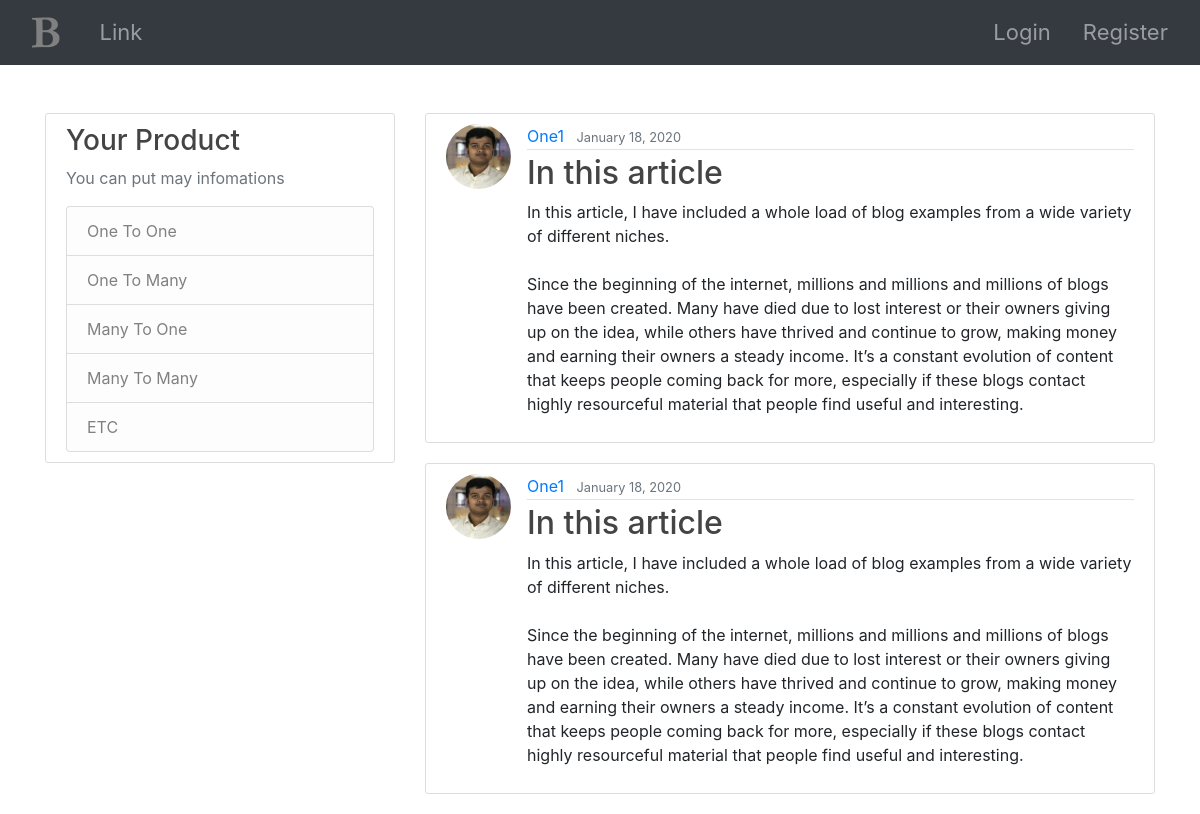
Before: / with the older database file.
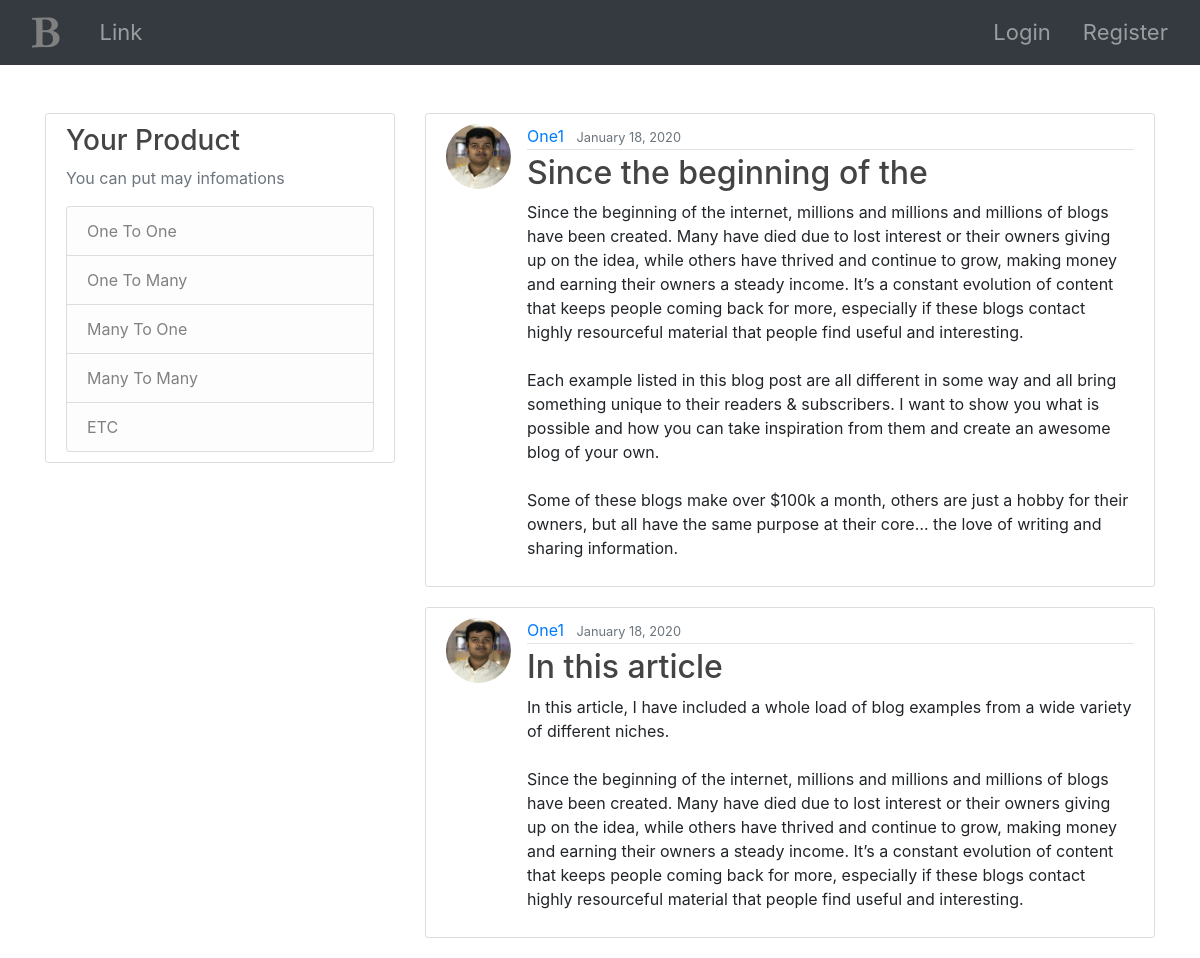
After: the same page with the newer database file.
### bdBlog/models.py (models this page shows, shortened)
class Post(models.Model):
    title = models.CharField(max_length=222)
    context = models.TextField()
    data_field = models.DateTimeField(auto_now_add=True)
    author = models.ForeignKey(User,on_delete=models.CASCADE)

### users/models.py (models this page shows, shortened)
class Profile(models.Model):
    user = models.OneToOneField(User, on_delete=models.CASCADE)
    image = models.ImageField(default='default.png', upload_to='profile_pics')

### bdBlog/views.py (the view)
# urls.py: path('', views.PostListView.as_view(),name ='home'),
class PostListView(ListView):
    model = Post
    template_name = 'home/home.html'
    context_object_name = 'posts'
    ordering = ['-data_field']
    paginate_by = 2

### templates/home/home.html (shortened to what this page needs)
{% extends 'base.html' %}
{% block content %}
    {% for post in posts %}
        <article class="media content-section">
            <img class="rounded-circle article-img" src="{{ post.author.profile.image.url }}">
            <div class="media-body">
                <div class="article-metadata">
                    <a class="mr-2" href="#">{{ post.author }}</a>
                    <small class="text-muted">{{ post.data_field|date:"F d, Y" }}</small>
                </div>
                <h2><a class="article-title" href="{% url 'detail' post.id %}">{{ post.title }}</a></h2>
                <p class="article-content">{{ post.context }}</p>
            </div>
        </article>
    {% endfor %}
{% endblock %}
{% block second_content %}
    <div class="content-section">
        <h3>Your Product</h3>
        <p class="text-muted"> You can put may infomations</p>
        <ul class="list-group">
            <li class="list-group-item list-group-item-light"> One To One </li>
            <li class="list-group-item list-group-item-light"> One To Many </li>
            <li class="list-group-item list-group-item-light"> Many To One </li>
            <li class="list-group-item list-group-item-light"> Many To Many </li>
            <li class="list-group-item list-group-item-light"> ETC </li>
        </ul>
    </div>
{% endblock %}

Changed rows visible on the page:
no longer on this page (row unchanged): Post: author.profile.image (picture), author "One1", data_field "January 18, 2020", title "In this article", context "In this article, I have included a whole load of blog examples from a wide variety of different niches. Since the beginning of the internet, millions and millions and millions of blogs have been created. Many have died due to lost interest or their owners giving up on the idea, while others have thrived and continue to grow, making money and earning their owners a steady income. It’s a constant evolution of content that keeps people coming back for more, especially if these blogs contact highly resourceful material that people find useful and interesting."
added Post: author.profile.image (picture), author "One1", data_field "January 18, 2020", title "Since the beginning of the", context "Since the beginning of the internet, millions and millions and millions of blogs have been created. Many have died due to lost interest or their owners giving up on the idea, while others have thrived and continue to grow, making money and earning their owners a steady income. It’s a constant evolution of content that keeps people coming back for more, especially if these blogs contact highly resourceful material that people find useful and interesting. Each example listed in this blog post are all different in some way and all bring something unique to their readers & subscribers. I want to show you what is possible and how you can take inspiration from them and create an awesome blog of…"
